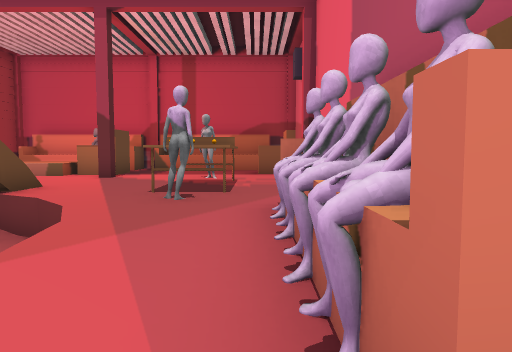
view 1 (above)

24 first-person views from a walk through a 3-D level made in the Unity game engine. The camera is 0.72 m above the floor, tilts 4° down and sees 70° across. The floor is counted in squares, 1 m on a side. Each view is taken from the middle of a square. On the plan, view 1 faces up. The plan holds only what a view shows up to about 11 squares ahead; the rest is blank. The place goes on beyond the plan. The player is left out. Some animated figures are left out. Some surface patterns are stand-ins.

view 2
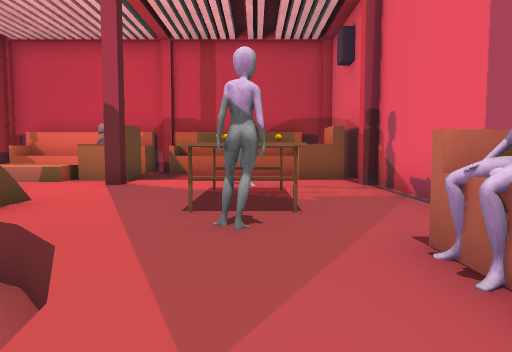

view 3
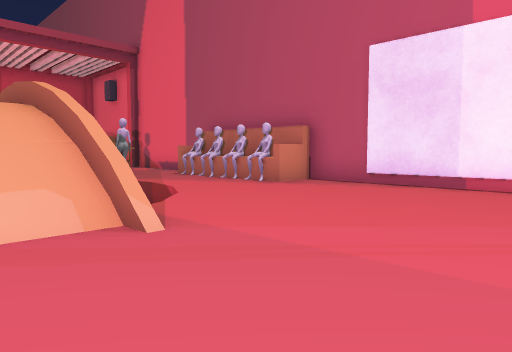

view 4
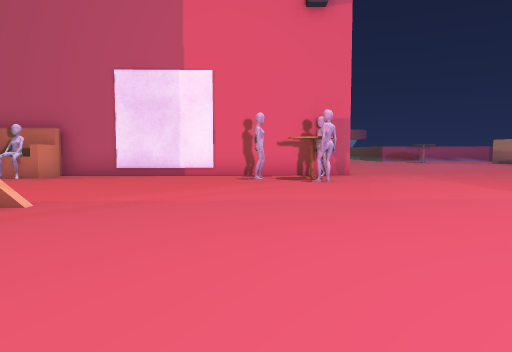

view 5
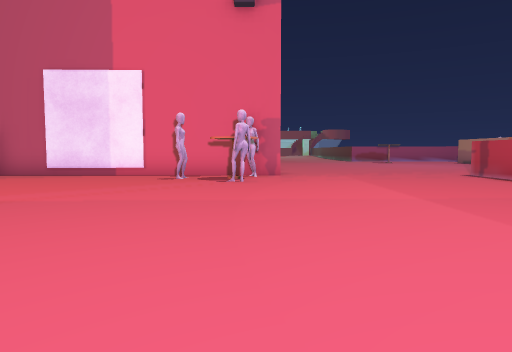

view 6
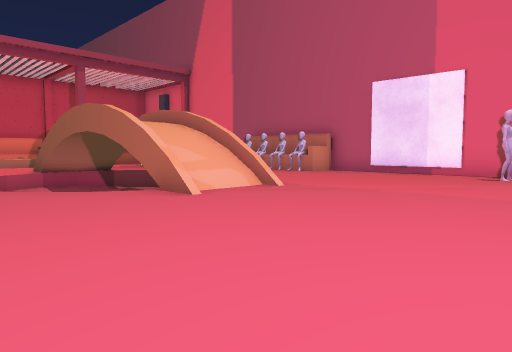

view 7
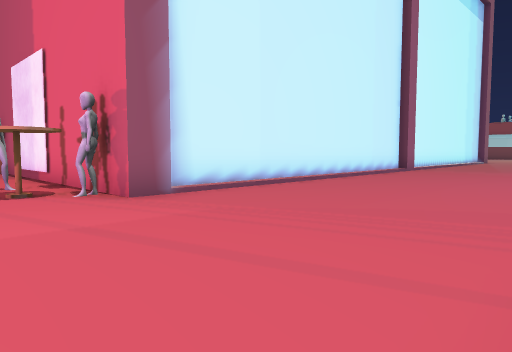

view 8
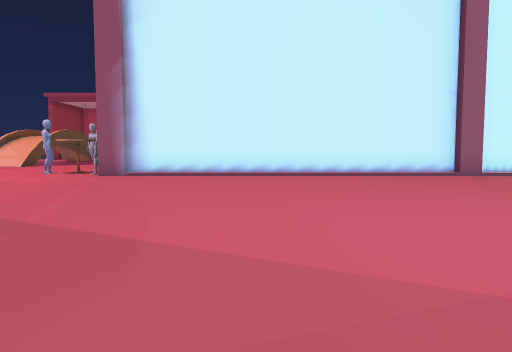

view 9
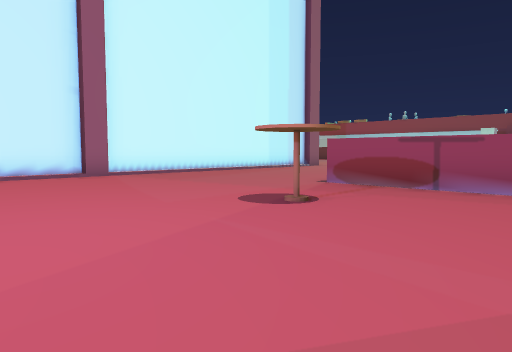

view 10
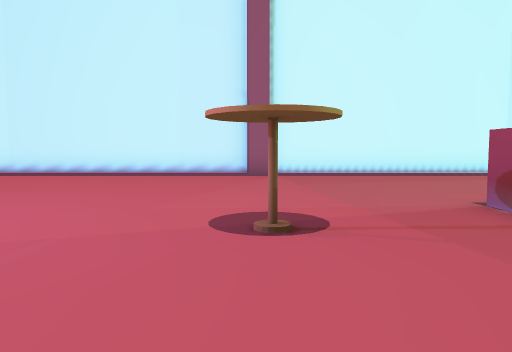

view 11
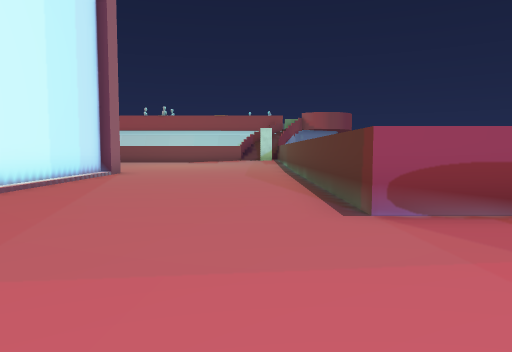

view 12
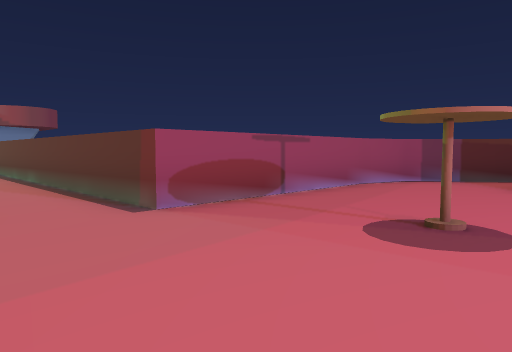

view 13
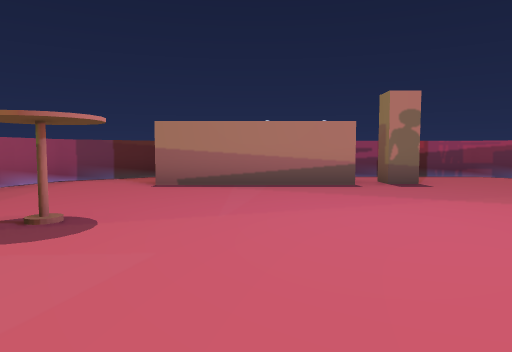

view 14
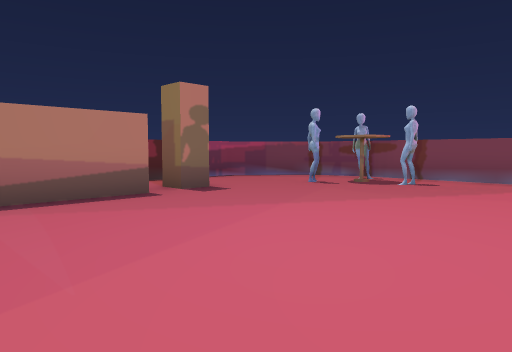

view 15
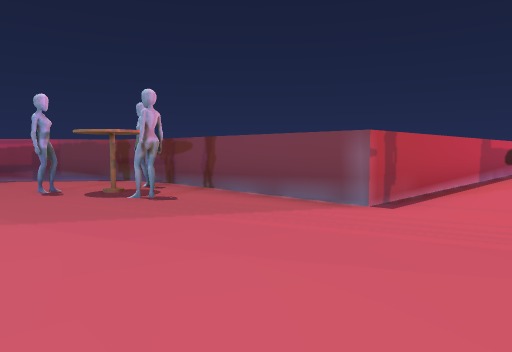

view 16
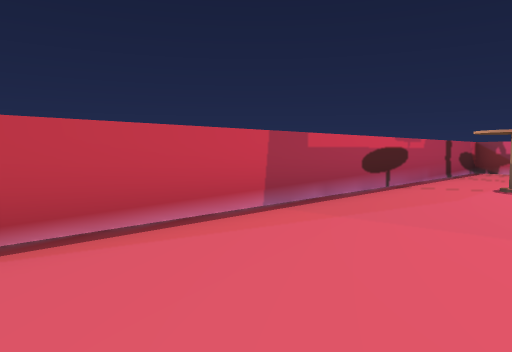

view 17
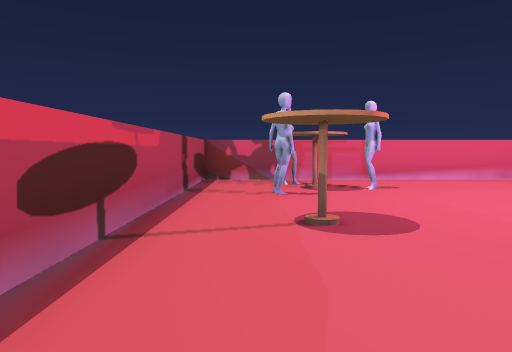

view 18
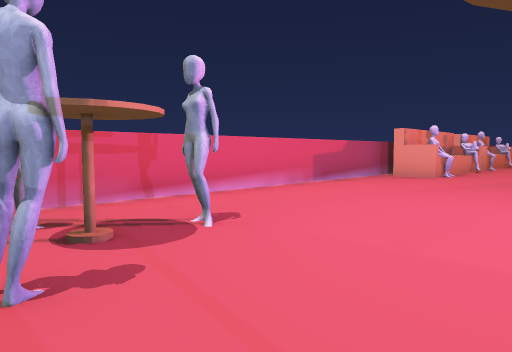

view 19
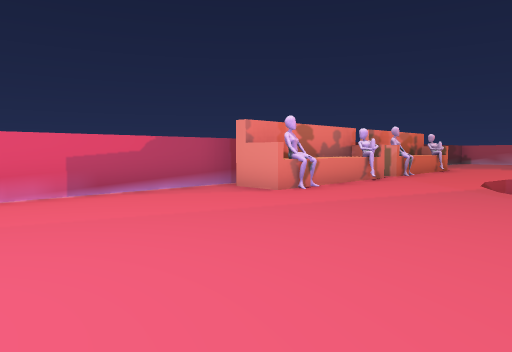

view 20
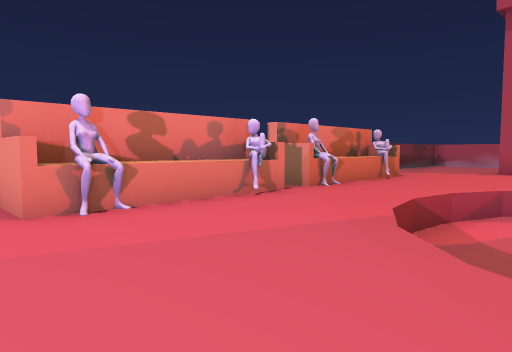

view 21
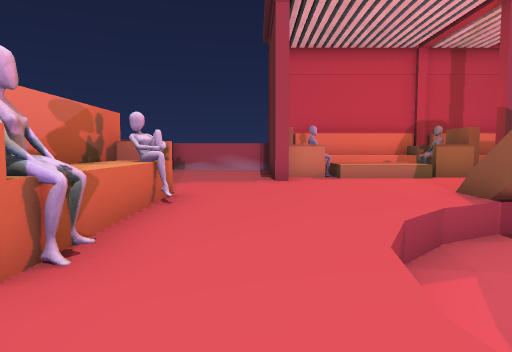

view 22
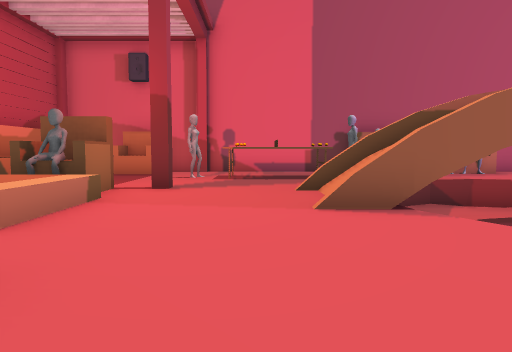

view 23
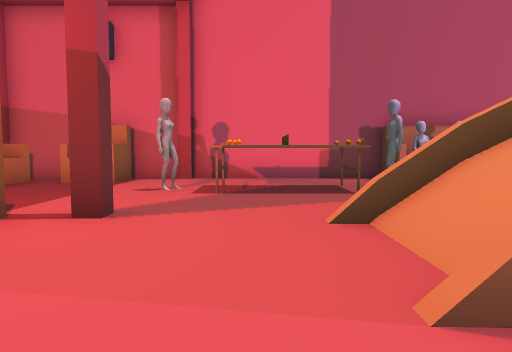

view 24
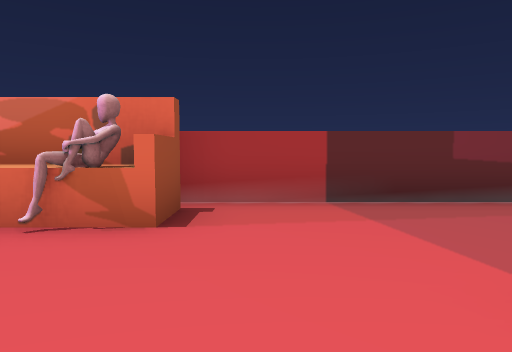

### Floor plan
Key: @ floor where view 1 was taken; # wall or solid block; x gap in a wall; . main floor; : floor 1.45 m higher than the main floor; / step, stairs or slope; = window, fence, low wall or low ledge; ^ raised ledge; v drop or lower ground; O other object.
Columns run from 13 left of view 1 to 22 right of it. Each row starts with its distance up from view 1.
 11 #...#O^^Ox....##
 10 #...#.......O..#
  9 #...........^..#
  8 #..........^^..#
  7 #^.....=/=.^^..#
  6  O.....//...O..#
  5  #...vv/ vv.O..#
  4  #...vv  vv...O
  3  O..vvv  vvv..O
  2  O..vvv :vvv..O
  1  #... v//v ...O#
  0 ##...vv//vv..@.#
 -1 #O.....//......#
 -2 #^.............#
 -3 #..............#
 -4 #..............#
 -5 #............O.#
 -6 #..............#
 -7 #............OO#####################
 -8 #...................................
 -9 #...................................
-10 #.O.................................
-11 #O#..#..............................
-12 #..O................................
-13 #...................................
-14  ##############.............########
-15               #..........#..#
-16               #.O...........#
-17               #.............#
-18                O.O..........#
-19                #....#####^..#
-20                #.....     .#v
-21                 ##...     #
-22                   ###

Positions as (right, up) in squares from view 1, and headings:
1: (0, 0), facing up
2: (-1, 2), facing up
3: (-6, -5), facing up-right
4: (-9, -5), facing right
5: (-9, -7), facing right
6: (-10, -7), facing up-right
7: (-1, -13), facing up-right
8: (6, -18), facing up
9: (8, -18), facing up-right
10: (12, -18), facing up
11: (11, -12), facing right
12: (11, -11), facing down-right
13: (10, -11), facing down
14: (11, -13), facing down-left
15: (6, -11), facing down-left
16: (0, -10), facing down-left
17: (-4, -12), facing left
18: (-8, -12), facing up-left
19: (-7, -7), facing up-left
20: (-7, -3), facing up-left
21: (-10, 1), facing up
22: (-11, 8), facing right
23: (-8, 8), facing right
24: (-8, 8), facing left
